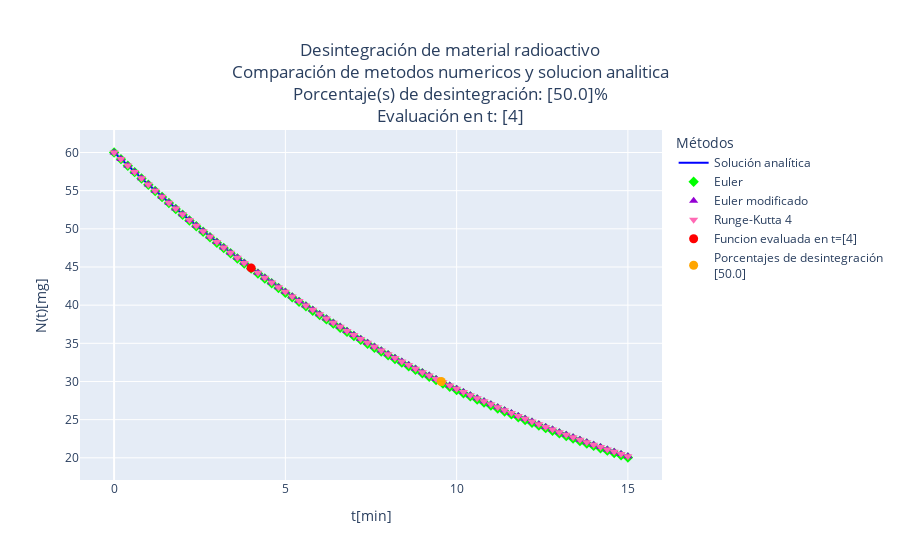

Notebook source saved alongside this figure:
### Markdown cell above
## Comparacion de los metodos

### Code cell
titulo = f'Desintegración de material radioactivo<br>Comparación de metodos numericos y solucion analitica<br>Porcentaje(s) de desintegración: {[round(p*100,3) for p in porcentajes]}%<br>Evaluación en t: {[round(t_,3) for t_ in t_n]}' # ¡¡¡NO MODIFICAR!!!
eje_x = 't[min]' # Nombre del eje x
eje_y = 'N(t)[mg]' # Nombre del eje y

fig = go.Figure() # ¡¡¡NO MODIFICAR!!!
fig.update_layout(title=titulo, xaxis_title=eje_x, yaxis_title=eje_y, legend_title='Métodos', title_x=0.5, title_y=0.9) # ¡¡¡NO MODIFICAR!!!
fig.update_layout(margin=dict(t=130)) # ¡¡¡NO MODIFICAR!!!
fig.add_trace(plot_Analitica) # ¡¡¡NO MODIFICAR!!!
fig.add_trace(plot_Euler) # ¡¡¡NO MODIFICAR!!!
fig.add_trace(plot_Euler_Mod) # ¡¡¡NO MODIFICAR!!!
fig.add_trace(plot_RK_4) # ¡¡¡NO MODIFICAR!!!
fig.add_trace(plot_Tiempos) # ¡¡¡NO MODIFICAR!!!
fig.add_trace(plot_Porcentajes) # ¡¡¡NO MODIFICAR!!!

fig.show() # ¡¡¡NO MODIFICAR!!!

### Figure 1 — Plotly figure (JSON) as saved in the notebook; plotly's stock layout.template omitted (floating-point values rounded to 4 significant figures; data arrays with more than 128 entries replaced by an {"elided": "..."} marker saying what was removed)
{"data": [{"line": {"color": "blue", "width": 2}, "mode": "lines", "name": "Solución analítica", "showlegend": true, "type": "scatter", "x": {"elided": "225 float values"}, "y": {"elided": "225 float values"}}, {"marker": {"color": "lime", "size": 8, "symbol": "diamond"}, "mode": "markers", "name": "Euler", "showlegend": true, "type": "scatter", "x": [0, 0.2, 0.4, 0.6, 0.8, 1, 1.2, 1.4, 1.6, 1.8, 2.0, 2.2, 2.4, 2.6, 2.8, 3.0, 3.2, 3.4, 3.6, 3.8, 4.0, 4.2, 4.4, 4.6, 4.8, 5.0, 5.2, 5.4, 5.6, 5.8, 6.0, 6.2, 6.4, 6.6, 6.8, 7.0, 7.2, 7.4, 7.6, 7.8, 8.0, 8.2, 8.4, 8.6, 8.8, 9, 9.2, 9.4, 9.6, 9.8, 10.0, 10.2, 10.4, 10.6, 10.8, 11.0, 11.2, 11.4, 11.6, 11.8, 12.0, 12.2, 12.4, 12.6, 12.8, 13.0, 13.2, 13.4, 13.6, 13.8, 14.0, 14.2, 14.4, 14.6, 14.8, 15.0], "y": [60, 59.13, 58.27, 57.43, 56.59, 55.77, 54.96, 54.16, 53.38, 52.6, 51.84, 51.09, 50.35, 49.61, 48.89, 48.18, 47.49, 46.8, 46.12, 45.45, 44.79, 44.14, 43.5, 42.87, 42.24, 41.63, 41.03, 40.43, 39.84, 39.27, 38.7, 38.13, 37.58, 37.04, 36.5, 35.97, 35.45, 34.93, 34.42, 33.92, 33.43, 32.95, 32.47, 32.0, 31.53, 31.08, 30.62, 30.18, 29.74, 29.31, 28.89, 28.47, 28.05, 27.65, 27.24, 26.85, 26.46, 26.08, 25.7, 25.32, 24.96, 24.59, 24.24, 23.89, 23.54, 23.2, 22.86, 22.53, 22.2, 21.88, 21.56, 21.25, 20.94, 20.64, 20.34, 20.04]}, {"marker": {"color": "darkviolet", "size": 8, "symbol": "triangle-up"}, "mode": "markers", "name": "Euler modificado", "showlegend": true, "type": "scatter", "x": [0, 0.2, 0.4, 0.6, 0.8, 1, 1.2, 1.4, 1.6, 1.8, 2.0, 2.2, 2.4, 2.6, 2.8, 3.0, 3.2, 3.4, 3.6, 3.8, 4.0, 4.2, 4.4, 4.6, 4.8, 5.0, 5.2, 5.4, 5.6, 5.8, 6.0, 6.2, 6.4, 6.6, 6.8, 7.0, 7.2, 7.4, 7.6, 7.8, 8.0, 8.2, 8.4, 8.6, 8.8, 9, 9.2, 9.4, 9.6, 9.8, 10.0, 10.2, 10.4, 10.6, 10.8, 11.0, 11.2, 11.4, 11.6, 11.8, 12.0, 12.2, 12.4, 12.6, 12.8, 13.0, 13.2, 13.4, 13.6, 13.8, 14.0, 14.2, 14.4, 14.6, 14.8, 15.0], "y": [60, 59.14, 58.28, 57.44, 56.62, 55.8, 55.0, 54.2, 53.42, 52.65, 51.89, 51.15, 50.41, 49.68, 48.97, 48.26, 47.57, 46.88, 46.21, 45.54, 44.88, 44.24, 43.6, 42.97, 42.35, 41.74, 41.14, 40.55, 39.96, 39.39, 38.82, 38.26, 37.71, 37.17, 36.63, 36.1, 35.58, 35.07, 34.56, 34.07, 33.58, 33.09, 32.62, 32.15, 31.68, 31.23, 30.78, 30.33, 29.9, 29.46, 29.04, 28.62, 28.21, 27.8, 27.4, 27.01, 26.62, 26.23, 25.86, 25.48, 25.12, 24.75, 24.4, 24.05, 23.7, 23.36, 23.02, 22.69, 22.36, 22.04, 21.72, 21.41, 21.1, 20.8, 20.5, 20.2]}, {"marker": {"color": "hotpink", "size": 8, "symbol": "triangle-down"}, "mode": "markers", "name": "Runge-Kutta 4", "showlegend": true, "type": "scatter", "x": [0, 0.2, 0.4, 0.6, 0.8, 1, 1.2, 1.4, 1.6, 1.8, 2.0, 2.2, 2.4, 2.6, 2.8, 3.0, 3.2, 3.4, 3.6, 3.8, 4.0, 4.2, 4.4, 4.6, 4.8, 5.0, 5.2, 5.4, 5.6, 5.8, 6.0, 6.2, 6.4, 6.6, 6.8, 7.0, 7.2, 7.4, 7.6, 7.8, 8.0, 8.2, 8.4, 8.6, 8.8, 9, 9.2, 9.4, 9.6, 9.8, 10.0, 10.2, 10.4, 10.6, 10.8, 11.0, 11.2, 11.4, 11.6, 11.8, 12.0, 12.2, 12.4, 12.6, 12.8, 13.0, 13.2, 13.4, 13.6, 13.8, 14.0, 14.2, 14.4, 14.6, 14.8, 15.0], "y": [60, 59.14, 58.28, 57.44, 56.62, 55.8, 55.0, 54.2, 53.42, 52.65, 51.89, 51.15, 50.41, 49.68, 48.97, 48.26, 47.57, 46.88, 46.21, 45.54, 44.88, 44.24, 43.6, 42.97, 42.35, 41.74, 41.14, 40.55, 39.96, 39.39, 38.82, 38.26, 37.71, 37.17, 36.63, 36.1, 35.58, 35.07, 34.56, 34.07, 33.58, 33.09, 32.61, 32.14, 31.68, 31.22, 30.77, 30.33, 29.89, 29.46, 29.04, 28.62, 28.21, 27.8, 27.4, 27.01, 26.62, 26.23, 25.86, 25.48, 25.12, 24.75, 24.4, 24.05, 23.7, 23.36, 23.02, 22.69, 22.36, 22.04, 21.72, 21.41, 21.1, 20.8, 20.5, 20.2]}, {"marker": {"color": "red", "size": 9}, "mode": "markers", "name": "Funcion evaluada en t=[4]", "showlegend": true, "type": "scatter", "x": [4], "y": [44.88]}, {"marker": {"color": "orange", "size": 9}, "mode": "markers", "name": "Porcentajes de desintegración<br>[50.0]", "showlegend": true, "type": "scatter", "x": [9.551], "y": [30.0]}], "layout": {"legend": {"title": {"text": "Métodos"}}, "margin": {"t": 130}, "title": {"text": "Desintegración de material radioactivo<br>Comparación de metodos numericos y solucion analitica<br>Porcentaje(s) de desintegración: [50.0]%<br>Evaluación en t: [4]", "x": 0.5, "y": 0.9}, "xaxis": {"title": {"text": "t[min]"}}, "yaxis": {"title": {"text": "N(t)[mg]"}}}}
